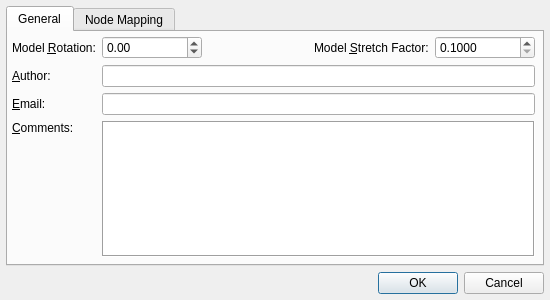
<?xml version="1.0" encoding="UTF-8"?>
<ui version="4.0">
 <class>FileSettingsDlg</class>
 <widget class="QDialog" name="FileSettingsDlg">
  <property name="geometry">
   <rect>
    <x>0</x>
    <y>0</y>
    <width>550</width>
    <height>300</height>
   </rect>
  </property>
  <property name="sizePolicy">
   <sizepolicy hsizetype="Fixed" vsizetype="Fixed">
    <horstretch>0</horstretch>
    <verstretch>0</verstretch>
   </sizepolicy>
  </property>
  <property name="minimumSize">
   <size>
    <width>550</width>
    <height>300</height>
   </size>
  </property>
  <property name="maximumSize">
   <size>
    <width>550</width>
    <height>300</height>
   </size>
  </property>
  <property name="windowTitle">
   <string>File Settings</string>
  </property>
  <layout class="QVBoxLayout" name="verticalLayout_2">
   <property name="leftMargin">
    <number>6</number>
   </property>
   <property name="topMargin">
    <number>6</number>
   </property>
   <property name="rightMargin">
    <number>6</number>
   </property>
   <property name="bottomMargin">
    <number>6</number>
   </property>
   <item>
    <widget class="QTabWidget" name="tabWidget">
     <property name="currentIndex">
      <number>0</number>
     </property>
     <widget class="QWidget" name="tab">
      <property name="sizePolicy">
       <sizepolicy hsizetype="Preferred" vsizetype="Preferred">
        <horstretch>0</horstretch>
        <verstretch>0</verstretch>
       </sizepolicy>
      </property>
      <attribute name="title">
       <string>General</string>
      </attribute>
      <widget class="QWidget" name="layoutWidget">
       <property name="geometry">
        <rect>
         <x>0</x>
         <y>0</y>
         <width>531</width>
         <height>231</height>
        </rect>
       </property>
       <layout class="QGridLayout" name="gridLayout">
        <property name="leftMargin">
         <number>4</number>
        </property>
        <property name="topMargin">
         <number>4</number>
        </property>
        <property name="rightMargin">
         <number>4</number>
        </property>
        <property name="bottomMargin">
         <number>6</number>
        </property>
        <item row="4" column="1" colspan="4">
         <widget class="QPlainTextEdit" name="comment">
          <property name="sizePolicy">
           <sizepolicy hsizetype="Preferred" vsizetype="Expanding">
            <horstretch>0</horstretch>
            <verstretch>0</verstretch>
           </sizepolicy>
          </property>
          <property name="maximumSize">
           <size>
            <width>16777215</width>
            <height>150</height>
           </size>
          </property>
          <property name="frameShape">
           <enum>QFrame::Shape::Box</enum>
          </property>
         </widget>
        </item>
        <item row="0" column="3">
         <widget class="QLabel" name="label_4">
          <property name="sizePolicy">
           <sizepolicy hsizetype="Preferred" vsizetype="Preferred">
            <horstretch>0</horstretch>
            <verstretch>0</verstretch>
           </sizepolicy>
          </property>
          <property name="text">
           <string>Model &amp;Stretch Factor:</string>
          </property>
          <property name="buddy">
           <cstring>stretchFactor</cstring>
          </property>
         </widget>
        </item>
        <item row="2" column="0">
         <widget class="QLabel" name="label_2">
          <property name="text">
           <string>&amp;Email:</string>
          </property>
          <property name="alignment">
           <set>Qt::AlignmentFlag::AlignLeading|Qt::AlignmentFlag::AlignLeft|Qt::AlignmentFlag::AlignVCenter</set>
          </property>
          <property name="buddy">
           <cstring>email</cstring>
          </property>
         </widget>
        </item>
        <item row="4" column="0">
         <widget class="QLabel" name="label_3">
          <property name="text">
           <string>&amp;Comments:</string>
          </property>
          <property name="alignment">
           <set>Qt::AlignmentFlag::AlignLeading|Qt::AlignmentFlag::AlignLeft|Qt::AlignmentFlag::AlignTop</set>
          </property>
          <property name="buddy">
           <cstring>comment</cstring>
          </property>
         </widget>
        </item>
        <item row="0" column="4">
         <widget class="QDoubleSpinBox" name="stretchFactor">
          <property name="sizePolicy">
           <sizepolicy hsizetype="Fixed" vsizetype="Fixed">
            <horstretch>0</horstretch>
            <verstretch>0</verstretch>
           </sizepolicy>
          </property>
          <property name="minimumSize">
           <size>
            <width>80</width>
            <height>0</height>
           </size>
          </property>
          <property name="maximumSize">
           <size>
            <width>100</width>
            <height>16777215</height>
           </size>
          </property>
          <property name="frame">
           <bool>true</bool>
          </property>
          <property name="decimals">
           <number>4</number>
          </property>
          <property name="minimum">
           <double>0.100000000000000</double>
          </property>
          <property name="maximum">
           <double>10.000000000000000</double>
          </property>
         </widget>
        </item>
        <item row="0" column="2">
         <spacer name="horizontalSpacer_2">
          <property name="orientation">
           <enum>Qt::Orientation::Horizontal</enum>
          </property>
          <property name="sizeHint" stdset="0">
           <size>
            <width>40</width>
            <height>20</height>
           </size>
          </property>
         </spacer>
        </item>
        <item row="0" column="1">
         <widget class="QDoubleSpinBox" name="rotation">
          <property name="sizePolicy">
           <sizepolicy hsizetype="Fixed" vsizetype="Fixed">
            <horstretch>0</horstretch>
            <verstretch>0</verstretch>
           </sizepolicy>
          </property>
          <property name="maximumSize">
           <size>
            <width>100</width>
            <height>16777215</height>
           </size>
          </property>
          <property name="minimum">
           <double>-180.000000000000000</double>
          </property>
          <property name="maximum">
           <double>180.000000000000000</double>
          </property>
         </widget>
        </item>
        <item row="2" column="1" colspan="4">
         <widget class="QLineEdit" name="email">
          <property name="sizePolicy">
           <sizepolicy hsizetype="Expanding" vsizetype="Fixed">
            <horstretch>6</horstretch>
            <verstretch>0</verstretch>
           </sizepolicy>
          </property>
          <property name="frame">
           <bool>true</bool>
          </property>
         </widget>
        </item>
        <item row="1" column="1" colspan="4">
         <widget class="QLineEdit" name="author">
          <property name="sizePolicy">
           <sizepolicy hsizetype="Expanding" vsizetype="Fixed">
            <horstretch>6</horstretch>
            <verstretch>0</verstretch>
           </sizepolicy>
          </property>
          <property name="frame">
           <bool>true</bool>
          </property>
         </widget>
        </item>
        <item row="0" column="0">
         <widget class="QLabel" name="label_13">
          <property name="text">
           <string>Model &amp;Rotation:</string>
          </property>
          <property name="buddy">
           <cstring>rotation</cstring>
          </property>
         </widget>
        </item>
        <item row="1" column="0">
         <widget class="QLabel" name="label">
          <property name="text">
           <string>&amp;Author:</string>
          </property>
          <property name="alignment">
           <set>Qt::AlignmentFlag::AlignLeading|Qt::AlignmentFlag::AlignLeft|Qt::AlignmentFlag::AlignVCenter</set>
          </property>
          <property name="buddy">
           <cstring>author</cstring>
          </property>
         </widget>
        </item>
       </layout>
      </widget>
     </widget>
     <widget class="QWidget" name="tab_2">
      <attribute name="title">
       <string>Node Mapping</string>
      </attribute>
      <layout class="QVBoxLayout" name="verticalLayout">
       <property name="spacing">
        <number>6</number>
       </property>
       <property name="leftMargin">
        <number>6</number>
       </property>
       <property name="topMargin">
        <number>6</number>
       </property>
       <property name="rightMargin">
        <number>6</number>
       </property>
       <property name="bottomMargin">
        <number>6</number>
       </property>
       <item>
        <layout class="QHBoxLayout" name="horizontalLayout_2">
         <item>
          <widget class="QLabel" name="label_8">
           <property name="text">
            <string>Number of controller ports used:</string>
           </property>
          </widget>
         </item>
         <item>
          <widget class="QSpinBox" name="numPortsSpinBox">
           <property name="sizePolicy">
            <sizepolicy hsizetype="Preferred" vsizetype="Fixed">
             <horstretch>0</horstretch>
             <verstretch>0</verstretch>
            </sizepolicy>
           </property>
           <property name="minimumSize">
            <size>
             <width>50</width>
             <height>0</height>
            </size>
           </property>
           <property name="minimum">
            <number>1</number>
           </property>
           <property name="maximum">
            <number>48</number>
           </property>
           <property name="value">
            <number>1</number>
           </property>
          </widget>
         </item>
         <item>
          <spacer name="horizontalSpacer">
           <property name="orientation">
            <enum>Qt::Orientation::Horizontal</enum>
           </property>
           <property name="sizeHint" stdset="0">
            <size>
             <width>40</width>
             <height>20</height>
            </size>
           </property>
          </spacer>
         </item>
         <item>
          <widget class="QLabel" name="label_7">
           <property name="text">
            <string>Total number of pixels:</string>
           </property>
          </widget>
         </item>
         <item>
          <widget class="QLineEdit" name="numPixelsLineEdit">
           <property name="enabled">
            <bool>false</bool>
           </property>
           <property name="sizePolicy">
            <sizepolicy hsizetype="Fixed" vsizetype="Fixed">
             <horstretch>0</horstretch>
             <verstretch>0</verstretch>
            </sizepolicy>
           </property>
           <property name="minimumSize">
            <size>
             <width>50</width>
             <height>0</height>
            </size>
           </property>
           <property name="maximumSize">
            <size>
             <width>50</width>
             <height>16777215</height>
            </size>
           </property>
          </widget>
         </item>
        </layout>
       </item>
       <item>
        <widget class="QWidget" name="widget" native="true">
         <property name="styleSheet">
          <string notr="true">background-color: lightgray;</string>
         </property>
         <layout class="QHBoxLayout" name="horizontalLayout">
          <property name="topMargin">
           <number>4</number>
          </property>
          <property name="bottomMargin">
           <number>4</number>
          </property>
          <item>
           <widget class="QLabel" name="label_5">
            <property name="text">
             <string>String</string>
            </property>
            <property name="alignment">
             <set>Qt::AlignmentFlag::AlignCenter</set>
            </property>
           </widget>
          </item>
          <item>
           <widget class="QLabel" name="label_6">
            <property name="text">
             <string>Start
Universe</string>
            </property>
            <property name="alignment">
             <set>Qt::AlignmentFlag::AlignCenter</set>
            </property>
           </widget>
          </item>
          <item>
           <widget class="QLabel" name="label_9">
            <property name="text">
             <string>Start
Channel</string>
            </property>
            <property name="alignment">
             <set>Qt::AlignmentFlag::AlignCenter</set>
            </property>
           </widget>
          </item>
          <item>
           <widget class="QLabel" name="label_10">
            <property name="text">
             <string>Num
Pixels</string>
            </property>
            <property name="alignment">
             <set>Qt::AlignmentFlag::AlignCenter</set>
            </property>
           </widget>
          </item>
          <item>
           <widget class="QLabel" name="label_11">
            <property name="text">
             <string>End
Universe</string>
            </property>
            <property name="alignment">
             <set>Qt::AlignmentFlag::AlignCenter</set>
            </property>
           </widget>
          </item>
          <item>
           <widget class="QLabel" name="label_12">
            <property name="text">
             <string>End
Channel</string>
            </property>
            <property name="alignment">
             <set>Qt::AlignmentFlag::AlignCenter</set>
            </property>
           </widget>
          </item>
         </layout>
        </widget>
       </item>
       <item>
        <widget class="QScrollArea" name="scrollArea">
         <property name="frameShape">
          <enum>QFrame::Shape::Box</enum>
         </property>
         <property name="frameShadow">
          <enum>QFrame::Shadow::Raised</enum>
         </property>
         <property name="widgetResizable">
          <bool>true</bool>
         </property>
         <widget class="QWidget" name="scrollAreaWidgetContents">
          <property name="geometry">
           <rect>
            <x>0</x>
            <y>0</y>
            <width>96</width>
            <height>26</height>
           </rect>
          </property>
         </widget>
        </widget>
       </item>
      </layout>
     </widget>
    </widget>
   </item>
   <item>
    <widget class="QDialogButtonBox" name="buttonBox">
     <property name="orientation">
      <enum>Qt::Orientation::Horizontal</enum>
     </property>
     <property name="standardButtons">
      <set>QDialogButtonBox::StandardButton::Cancel|QDialogButtonBox::StandardButton::Ok</set>
     </property>
    </widget>
   </item>
  </layout>
 </widget>
 <tabstops>
  <tabstop>rotation</tabstop>
  <tabstop>stretchFactor</tabstop>
  <tabstop>author</tabstop>
  <tabstop>email</tabstop>
  <tabstop>comment</tabstop>
  <tabstop>tabWidget</tabstop>
  <tabstop>numPortsSpinBox</tabstop>
  <tabstop>numPixelsLineEdit</tabstop>
  <tabstop>scrollArea</tabstop>
 </tabstops>
 <resources/>
 <connections>
  <connection>
   <sender>buttonBox</sender>
   <signal>accepted()</signal>
   <receiver>FileSettingsDlg</receiver>
   <slot>accept()</slot>
   <hints>
    <hint type="sourcelabel">
     <x>248</x>
     <y>254</y>
    </hint>
    <hint type="destinationlabel">
     <x>157</x>
     <y>274</y>
    </hint>
   </hints>
  </connection>
  <connection>
   <sender>buttonBox</sender>
   <signal>rejected()</signal>
   <receiver>FileSettingsDlg</receiver>
   <slot>reject()</slot>
   <hints>
    <hint type="sourcelabel">
     <x>316</x>
     <y>260</y>
    </hint>
    <hint type="destinationlabel">
     <x>286</x>
     <y>274</y>
    </hint>
   </hints>
  </connection>
 </connections>
</ui>
